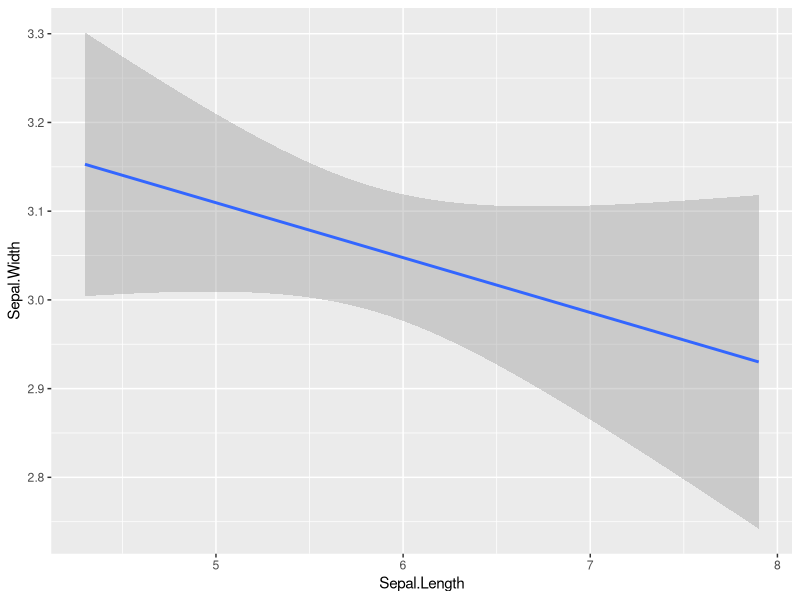

Here is the R script that generated this plot:
# 패키지 설치
install.packages("ggplot2")
library(ggplot2)

# 통계
# 데이터
# 내장 데이터
# iris
str(iris)
?str

# 그래프 분포도
ggplot(data = iris, aes(x = Sepal.Length, 
                        y = Sepal.Width)) +
  geom_smooth(method = lm) # 그래프 종류

